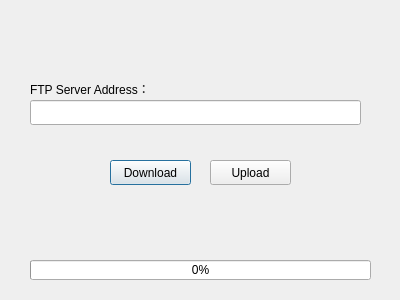
<?xml version="1.0" encoding="UTF-8"?>
<ui version="4.0">
 <class>Dialog</class>
 <widget class="QDialog" name="Dialog">
  <property name="geometry">
   <rect>
    <x>0</x>
    <y>0</y>
    <width>400</width>
    <height>300</height>
   </rect>
  </property>
  <property name="windowTitle">
   <string>Dialog</string>
  </property>
  <widget class="QLabel" name="label">
   <property name="geometry">
    <rect>
     <x>30</x>
     <y>80</y>
     <width>151</width>
     <height>17</height>
    </rect>
   </property>
   <property name="text">
    <string>FTP Server Address：</string>
   </property>
  </widget>
  <widget class="QLineEdit" name="lineEdit">
   <property name="geometry">
    <rect>
     <x>30</x>
     <y>100</y>
     <width>331</width>
     <height>25</height>
    </rect>
   </property>
  </widget>
  <widget class="QPushButton" name="pushButton_Download">
   <property name="geometry">
    <rect>
     <x>110</x>
     <y>160</y>
     <width>81</width>
     <height>25</height>
    </rect>
   </property>
   <property name="text">
    <string>Download</string>
   </property>
  </widget>
  <widget class="QPushButton" name="pushButton_Upload">
   <property name="geometry">
    <rect>
     <x>210</x>
     <y>160</y>
     <width>81</width>
     <height>25</height>
    </rect>
   </property>
   <property name="text">
    <string>Upload</string>
   </property>
  </widget>
  <widget class="QProgressBar" name="progressBar">
   <property name="geometry">
    <rect>
     <x>30</x>
     <y>260</y>
     <width>341</width>
     <height>20</height>
    </rect>
   </property>
   <property name="value">
    <number>0</number>
   </property>
  </widget>
 </widget>
 <layoutdefault spacing="6" margin="11"/>
 <resources/>
 <connections/>
</ui>
